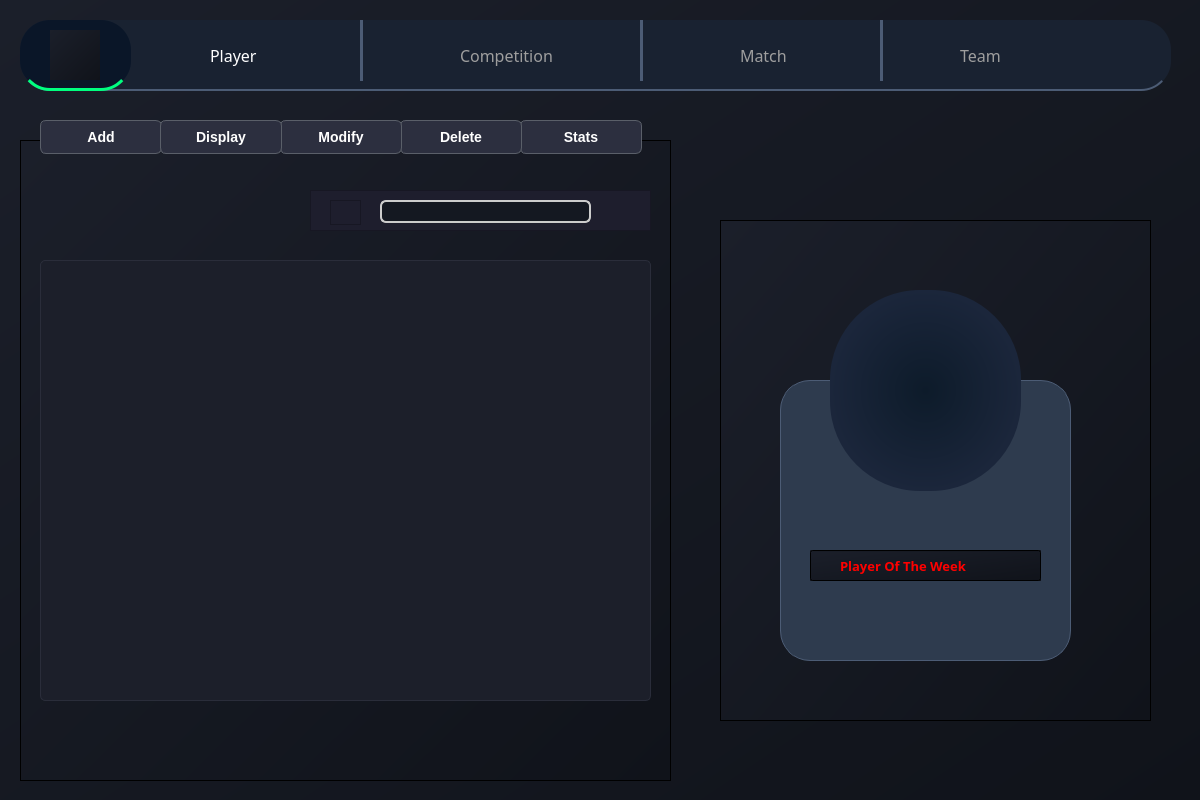
<?xml version="1.0" encoding="UTF-8"?>
<ui version="4.0">
 <class>Form</class>
 <widget class="QWidget" name="Form">
  <property name="geometry">
   <rect>
    <x>0</x>
    <y>0</y>
    <width>1200</width>
    <height>800</height>
   </rect>
  </property>
  <property name="font">
   <font>
    <pointsize>10</pointsize>
   </font>
  </property>
  <property name="windowTitle">
   <string>Form</string>
  </property>
  <property name="styleSheet">
   <string notr="true">background: qlineargradient(x1:0, y1:0, x2:1, y2:1, stop:0 #1b1f2a, stop:1 #10131a);
</string>
  </property>
  <widget class="QLabel" name="dashboard_2">
   <property name="geometry">
    <rect>
     <x>210</x>
     <y>40</y>
     <width>71</width>
     <height>31</height>
    </rect>
   </property>
   <property name="font">
    <font>
     <family>Franklin Gothic Book</family>
     <pointsize>12</pointsize>
     <fontweight>Thin</fontweight>
    </font>
   </property>
   <property name="styleSheet">
    <string notr="true">background-color: transparent;
color: rgb(255, 255, 255);</string>
   </property>
   <property name="text">
    <string>Player</string>
   </property>
  </widget>
  <widget class="Line" name="line_2">
   <property name="geometry">
    <rect>
     <x>640</x>
     <y>20</y>
     <width>3</width>
     <height>61</height>
    </rect>
   </property>
   <property name="styleSheet">
    <string notr="true">border: 2px solid #4C5C75;</string>
   </property>
   <property name="orientation">
    <enum>Qt::Orientation::Vertical</enum>
   </property>
  </widget>
  <widget class="QListWidget" name="menu">
   <property name="geometry">
    <rect>
     <x>20</x>
     <y>20</y>
     <width>1151</width>
     <height>71</height>
    </rect>
   </property>
   <property name="styleSheet">
    <string notr="true">background: #192231;
color: #D3D3D3;
border-bottom: 2px solid #4C5C75;

border-radius: 30px;

</string>
   </property>
  </widget>
  <widget class="Line" name="line_3">
   <property name="geometry">
    <rect>
     <x>880</x>
     <y>20</y>
     <width>3</width>
     <height>61</height>
    </rect>
   </property>
   <property name="styleSheet">
    <string notr="true">border: 2px solid #4C5C75;</string>
   </property>
   <property name="orientation">
    <enum>Qt::Orientation::Vertical</enum>
   </property>
  </widget>
  <widget class="QLabel" name="label_4">
   <property name="geometry">
    <rect>
     <x>1120</x>
     <y>40</y>
     <width>40</width>
     <height>40</height>
    </rect>
   </property>
   <property name="styleSheet">
    <string notr="true">background-color:transparent;</string>
   </property>
   <property name="text">
    <string/>
   </property>
   <property name="pixmap">
    <pixmap>user.png</pixmap>
   </property>
   <property name="scaledContents">
    <bool>true</bool>
   </property>
  </widget>
  <widget class="QLabel" name="dashboard_3">
   <property name="geometry">
    <rect>
     <x>740</x>
     <y>40</y>
     <width>71</width>
     <height>31</height>
    </rect>
   </property>
   <property name="font">
    <font>
     <family>Franklin Gothic Book</family>
     <pointsize>12</pointsize>
     <fontweight>Thin</fontweight>
    </font>
   </property>
   <property name="styleSheet">
    <string notr="true">background-color: transparent;
color: rgb(158, 158, 158);</string>
   </property>
   <property name="text">
    <string>Match</string>
   </property>
  </widget>
  <widget class="QLabel" name="dashboard_7">
   <property name="geometry">
    <rect>
     <x>460</x>
     <y>40</y>
     <width>131</width>
     <height>31</height>
    </rect>
   </property>
   <property name="font">
    <font>
     <family>Franklin Gothic Book</family>
     <pointsize>12</pointsize>
     <fontweight>Thin</fontweight>
    </font>
   </property>
   <property name="styleSheet">
    <string notr="true">background-color: transparent;
color: rgb(158, 158, 158);</string>
   </property>
   <property name="text">
    <string>Competition</string>
   </property>
  </widget>
  <widget class="QLabel" name="dashboard_4">
   <property name="geometry">
    <rect>
     <x>960</x>
     <y>40</y>
     <width>61</width>
     <height>31</height>
    </rect>
   </property>
   <property name="font">
    <font>
     <family>Franklin Gothic Book</family>
     <pointsize>12</pointsize>
     <fontweight>Thin</fontweight>
    </font>
   </property>
   <property name="styleSheet">
    <string notr="true">background-color: transparent;
color: rgb(158, 158, 158);</string>
   </property>
   <property name="text">
    <string>Team</string>
   </property>
  </widget>
  <widget class="QLabel" name="label">
   <property name="geometry">
    <rect>
     <x>50</x>
     <y>30</y>
     <width>50</width>
     <height>50</height>
    </rect>
   </property>
   <property name="text">
    <string/>
   </property>
   <property name="pixmap">
    <pixmap>../../../../../Pictures/proj QT/logo football.png</pixmap>
   </property>
   <property name="scaledContents">
    <bool>true</bool>
   </property>
  </widget>
  <widget class="Line" name="line">
   <property name="geometry">
    <rect>
     <x>360</x>
     <y>20</y>
     <width>3</width>
     <height>61</height>
    </rect>
   </property>
   <property name="styleSheet">
    <string notr="true">color: rgb(40, 40, 40);
border: 2px solid #4C5C75;</string>
   </property>
   <property name="orientation">
    <enum>Qt::Orientation::Vertical</enum>
   </property>
  </widget>
  <widget class="QLabel" name="label_3">
   <property name="geometry">
    <rect>
     <x>1110</x>
     <y>40</y>
     <width>40</width>
     <height>40</height>
    </rect>
   </property>
   <property name="styleSheet">
    <string notr="true">background-color: transparent;</string>
   </property>
   <property name="text">
    <string/>
   </property>
   <property name="pixmap">
    <pixmap>../../../../../Pictures/icons/user.png</pixmap>
   </property>
   <property name="scaledContents">
    <bool>true</bool>
   </property>
  </widget>
  <widget class="QListWidget" name="menu_2">
   <property name="geometry">
    <rect>
     <x>20</x>
     <y>20</y>
     <width>111</width>
     <height>71</height>
    </rect>
   </property>
   <property name="styleSheet">
    <string notr="true">background: #0A1628;
color: #FFFFFF;
border-bottom: 3px solid #00FF7F;

border-radius: 30px;

</string>
   </property>
  </widget>
  <widget class="QLabel" name="label_17">
   <property name="geometry">
    <rect>
     <x>1110</x>
     <y>40</y>
     <width>30</width>
     <height>30</height>
    </rect>
   </property>
   <property name="styleSheet">
    <string notr="true">background-color:transparent;</string>
   </property>
   <property name="text">
    <string/>
   </property>
   <property name="pixmap">
    <pixmap>../../../../../Pictures/proj QT/user.png</pixmap>
   </property>
   <property name="scaledContents">
    <bool>true</bool>
   </property>
  </widget>
  <widget class="QFrame" name="frame_6">
   <property name="geometry">
    <rect>
     <x>20</x>
     <y>140</y>
     <width>651</width>
     <height>641</height>
    </rect>
   </property>
   <property name="frameShape">
    <enum>QFrame::Shape::StyledPanel</enum>
   </property>
   <property name="frameShadow">
    <enum>QFrame::Shadow::Raised</enum>
   </property>
   <widget class="QFrame" name="frame_2">
    <property name="geometry">
     <rect>
      <x>290</x>
      <y>50</y>
      <width>341</width>
      <height>41</height>
     </rect>
    </property>
    <property name="styleSheet">
     <string notr="true">    background-color: #1E1E2D;  /* Dark matte background */


 

</string>
    </property>
    <property name="frameShape">
     <enum>QFrame::Shape::StyledPanel</enum>
    </property>
    <property name="frameShadow">
     <enum>QFrame::Shadow::Raised</enum>
    </property>
    <widget class="QLineEdit" name="lineEdit_7">
     <property name="geometry">
      <rect>
       <x>70</x>
       <y>10</y>
       <width>211</width>
       <height>23</height>
      </rect>
     </property>
     <property name="styleSheet">
      <string notr="true">    background-color: #141821;  /* Slightly lighter for contrast */
    border: 2px solid #cccccc;  /* Keep borders subtle */
    border-radius: 6px;
    padding: 6px 10px;
    font-size: 14px;
    color: white;</string>
     </property>
    </widget>
    <widget class="QLabel" name="label_5">
     <property name="geometry">
      <rect>
       <x>300</x>
       <y>20</y>
       <width>18</width>
       <height>18</height>
      </rect>
     </property>
     <property name="text">
      <string/>
     </property>
     <property name="pixmap">
      <pixmap>../../../../../Pictures/proj QT/trier.png</pixmap>
     </property>
     <property name="scaledContents">
      <bool>true</bool>
     </property>
    </widget>
    <widget class="QFrame" name="frame">
     <property name="geometry">
      <rect>
       <x>20</x>
       <y>10</y>
       <width>31</width>
       <height>25</height>
      </rect>
     </property>
     <property name="frameShape">
      <enum>QFrame::Shape::StyledPanel</enum>
     </property>
     <property name="frameShadow">
      <enum>QFrame::Shadow::Raised</enum>
     </property>
     <widget class="QLabel" name="label_16">
      <property name="geometry">
       <rect>
        <x>10</x>
        <y>10</y>
        <width>11</width>
        <height>11</height>
       </rect>
      </property>
      <property name="text">
       <string/>
      </property>
      <property name="pixmap">
       <pixmap>../../../../../Pictures/proj QT/search.png</pixmap>
      </property>
      <property name="scaledContents">
       <bool>true</bool>
      </property>
     </widget>
    </widget>
    <zorder>frame</zorder>
    <zorder>lineEdit_7</zorder>
    <zorder>label_5</zorder>
   </widget>
   <widget class="QTableView" name="tableView">
    <property name="geometry">
     <rect>
      <x>20</x>
      <y>120</y>
      <width>611</width>
      <height>441</height>
     </rect>
    </property>
    <property name="styleSheet">
     <string notr="true">/* Style for the specific QTableView named tableView */
#tableView {
    background-color: #1C1F2A; /* Matches the dark background of your UI */
    border: 1px solid #2A2D3A; /* Subtle border for definition */
    border-radius: 5px; /* Rounded corners to match your UI */
    color: white; /* White text for readability on dark background */
    gridline-color: #2A2D3A; /* Dark grid lines for better visibility */
    selection-background-color: #4A5970; /* Slightly lighter blue-gray for selected rows */
    selection-color: white; /* White text for selected items */
    alternate-background-color: #192231; /* Alternate row color for better readability */
}

/* Style for headers (horizontal and vertical) of tableView */
#tableView QHeaderView::section {
    background-color: #2E3B4E; /* Slightly lighter header background */
    border: 1px solid #4C5C75; /* Matching border color from your UI */
    border-radius: 3px; /* Subtle rounding */
    color: white; /* White text for headers */
    padding: 5px; /* Padding for better spacing */
    font-weight: bold; /* Bold headers for emphasis */
    margin: 0px; /* Remove extra margins */
}

/* Style for items (cells) in tableView */
#tableView::item {
    padding: 5px; /* Padding inside cells */
}

/* Style for scroll bars of tableView */
#tableView::verticalScrollBar, #tableView::horizontalScrollBar {
    background-color: #1C1F2A; /* Dark background for scroll bars */
    width: 15px; /* Width of vertical scroll bar */
    height: 15px; /* Height of horizontal scroll bar */
}

#tableView QScrollBar::handle:vertical, #tableView QScrollBar::handle:horizontal {
    background-color: #4C5C75; /* Scroll handle color matching your UI lines */
    border-radius: 7px; /* Rounded scroll handle */
    min-height: 20px;
    min-width: 20px;
}

#tableView QScrollBar::add-line, #tableView QScrollBar::sub-line {
    background: none; /* Remove arrows */
    border: none;
}

#tableView QScrollBar::add-page, #tableView QScrollBar::sub-page {
    background: none; /* Transparent background for scroll areas */
}

/* Focus frame (when an item in tableView is focused) */
#tableView:focus {
    border: 2px solid #00FF7F; /* Green outline for focus, matching your logo */
}

/* Disabled state for tableView */
#tableView:disabled {
    color: #808080; /* Gray text for disabled state */
    background-color: #151A24; /* Slightly darker background for disabled state */
}</string>
    </property>
   </widget>
  </widget>
  <widget class="QPushButton" name="pushButton_5">
   <property name="geometry">
    <rect>
     <x>40</x>
     <y>120</y>
     <width>122</width>
     <height>34</height>
    </rect>
   </property>
   <property name="styleSheet">
    <string notr="true">background-color: #2C2F3F;  /* Elegant dark background */
    color: white;
    font-size: 14px;
    font-weight: bold;
    border: 1px solid #5A5F69;
    border-radius: 6px;
    padding: 8px 15px;
    min-width: 90px;
    transition: all 0.3s ease-in-out;</string>
   </property>
   <property name="text">
    <string>Add</string>
   </property>
  </widget>
  <widget class="QFrame" name="frame_3">
   <property name="geometry">
    <rect>
     <x>720</x>
     <y>220</y>
     <width>431</width>
     <height>501</height>
    </rect>
   </property>
   <property name="frameShape">
    <enum>QFrame::Shape::StyledPanel</enum>
   </property>
   <property name="frameShadow">
    <enum>QFrame::Shadow::Raised</enum>
   </property>
   <widget class="QListWidget" name="azer">
    <property name="geometry">
     <rect>
      <x>60</x>
      <y>160</y>
      <width>291</width>
      <height>281</height>
     </rect>
    </property>
    <property name="styleSheet">
     <string notr="true">background: #2E3B4E;
border: 1px solid #4C5C75;

border-radius: 30px;

</string>
    </property>
   </widget>
   <widget class="QListWidget" name="listWidget_2">
    <property name="geometry">
     <rect>
      <x>110</x>
      <y>70</y>
      <width>191</width>
      <height>201</height>
     </rect>
    </property>
    <property name="styleSheet">
     <string notr="true">border-radius: 90px;
background-color: qradialgradient(spread:pad, cx:0.5, cy:0.5, radius:0.5, fx:0.5, fy:0.5, stop:0 rgba(13, 27, 42, 255), stop:1 rgba(27, 38, 59, 255));</string>
    </property>
   </widget>
   <widget class="QLabel" name="dashboard_6">
    <property name="geometry">
     <rect>
      <x>120</x>
      <y>330</y>
      <width>171</width>
      <height>31</height>
     </rect>
    </property>
    <property name="font">
     <font>
      <family>Sans Serif Collection</family>
      <pointsize>10</pointsize>
      <bold>true</bold>
     </font>
    </property>
    <property name="styleSheet">
     <string notr="true">background-color: transparent;
    color: red;
    font-weight: bold;
    text-shadow: 0px 0px 8px rgba(255, 215, 0, 0.8); /* Gold glow */
</string>
    </property>
    <property name="text">
     <string>Player Of The Week</string>
    </property>
   </widget>
   <widget class="QLineEdit" name="lineEdit">
    <property name="geometry">
     <rect>
      <x>90</x>
      <y>330</y>
      <width>231</width>
      <height>31</height>
     </rect>
    </property>
   </widget>
   <widget class="QLabel" name="label_6">
    <property name="geometry">
     <rect>
      <x>0</x>
      <y>10</y>
      <width>461</width>
      <height>271</height>
     </rect>
    </property>
    <property name="styleSheet">
     <string notr="true">background-color: transparent;</string>
    </property>
    <property name="text">
     <string/>
    </property>
    <property name="pixmap">
     <pixmap>../../../../../../Downloads/Unazeaztitled-1.png</pixmap>
    </property>
    <property name="scaledContents">
     <bool>true</bool>
    </property>
   </widget>
   <zorder>azer</zorder>
   <zorder>lineEdit</zorder>
   <zorder>listWidget_2</zorder>
   <zorder>dashboard_6</zorder>
   <zorder>label_6</zorder>
  </widget>
  <widget class="QPushButton" name="pushButton_6">
   <property name="geometry">
    <rect>
     <x>520</x>
     <y>120</y>
     <width>122</width>
     <height>34</height>
    </rect>
   </property>
   <property name="styleSheet">
    <string notr="true">background-color: #2C2F3F;  /* Elegant dark background */
    color: white;
    font-size: 14px;
    font-weight: bold;
    border: 1px solid #5A5F69;
    border-radius: 6px;
    padding: 8px 15px;
    min-width: 90px;
    transition: all 0.3s ease-in-out;</string>
   </property>
   <property name="text">
    <string>Stats</string>
   </property>
  </widget>
  <widget class="QPushButton" name="pushButton_7">
   <property name="geometry">
    <rect>
     <x>400</x>
     <y>120</y>
     <width>122</width>
     <height>34</height>
    </rect>
   </property>
   <property name="styleSheet">
    <string notr="true">background-color: #2C2F3F;  /* Elegant dark background */
    color: white;
    font-size: 14px;
    font-weight: bold;
    border: 1px solid #5A5F69;
    border-radius: 6px;
    padding: 8px 15px;
    min-width: 90px;
    transition: all 0.3s ease-in-out;</string>
   </property>
   <property name="text">
    <string>Delete</string>
   </property>
  </widget>
  <widget class="QPushButton" name="pushButton_8">
   <property name="geometry">
    <rect>
     <x>280</x>
     <y>120</y>
     <width>122</width>
     <height>34</height>
    </rect>
   </property>
   <property name="styleSheet">
    <string notr="true">background-color: #2C2F3F;  /* Elegant dark background */
    color: white;
    font-size: 14px;
    font-weight: bold;
    border: 1px solid #5A5F69;
    border-radius: 6px;
    padding: 8px 15px;
    min-width: 90px;
    transition: all 0.3s ease-in-out;</string>
   </property>
   <property name="text">
    <string>Modify</string>
   </property>
  </widget>
  <widget class="QPushButton" name="pushButton_9">
   <property name="geometry">
    <rect>
     <x>160</x>
     <y>120</y>
     <width>122</width>
     <height>34</height>
    </rect>
   </property>
   <property name="styleSheet">
    <string notr="true">background-color: #2C2F3F;  /* Elegant dark background */
    color: white;
    font-size: 14px;
    font-weight: bold;
    border: 1px solid #5A5F69;
    border-radius: 6px;
    padding: 8px 15px;
    min-width: 90px;
    transition: all 0.3s ease-in-out;</string>
   </property>
   <property name="text">
    <string>Display</string>
   </property>
  </widget>
  <zorder>menu</zorder>
  <zorder>menu_2</zorder>
  <zorder>dashboard_2</zorder>
  <zorder>line_2</zorder>
  <zorder>line_3</zorder>
  <zorder>label_4</zorder>
  <zorder>dashboard_3</zorder>
  <zorder>dashboard_7</zorder>
  <zorder>dashboard_4</zorder>
  <zorder>line</zorder>
  <zorder>label_3</zorder>
  <zorder>label</zorder>
  <zorder>label_17</zorder>
  <zorder>frame_6</zorder>
  <zorder>pushButton_5</zorder>
  <zorder>frame_3</zorder>
  <zorder>pushButton_6</zorder>
  <zorder>pushButton_7</zorder>
  <zorder>pushButton_8</zorder>
  <zorder>pushButton_9</zorder>
 </widget>
 <resources/>
 <connections/>
</ui>
